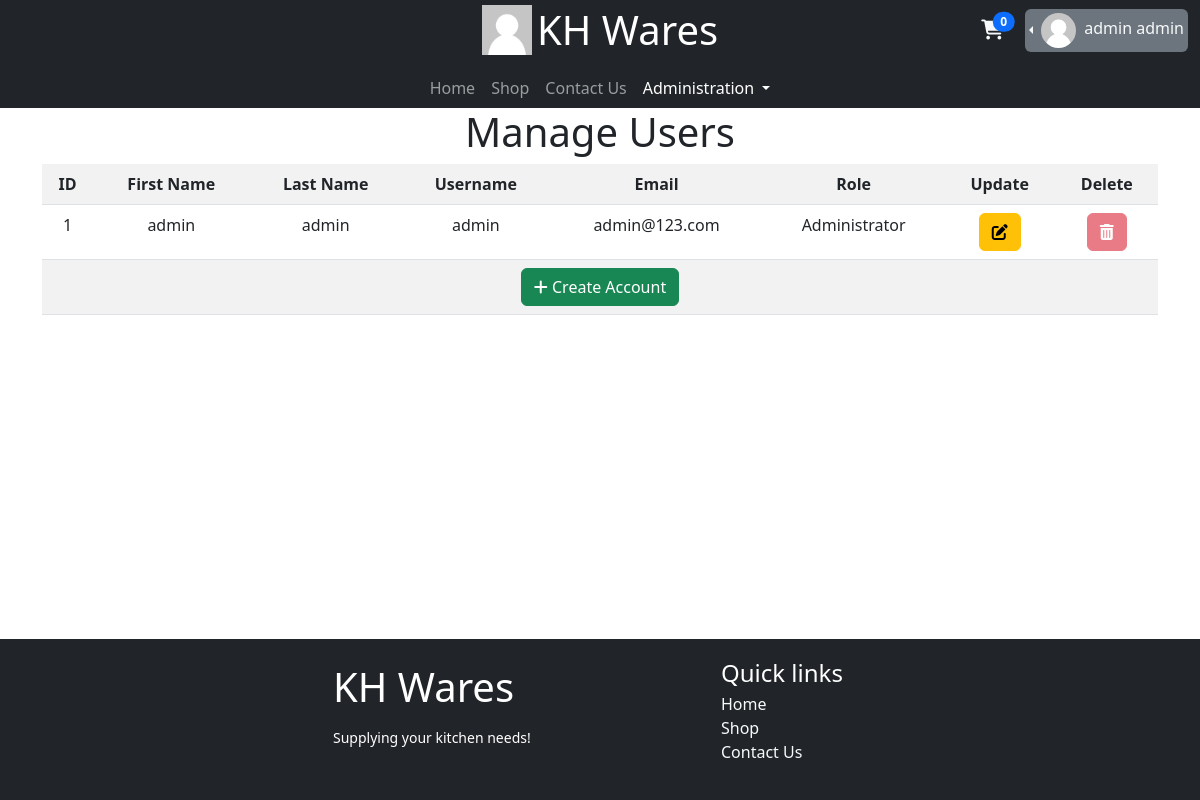
The page /admin (signed in) on the database its author committed.
### database_models/UserDBModel.py (models this page shows, shortened)
class User(db.Model, UserMixin):
    id = db.Column(db.Integer, primary_key=True)
    username = db.Column(db.String, unique=True, nullable=False)
    email = db.Column(db.String, unique=True, nullable=False)
    password = db.Column(db.String, nullable=False)
    role = db.Column(db.Integer, default=0)  # 0 - User, 1 - Employee, 2 - Admin
    cart = db.relationship("Cart", backref="user", uselist=False)
    order = db.relationship("Order", backref="user")
    f_name = db.Column(db.String, nullable=False)
    l_name = db.Column(db.String, nullable=False)
    reset_token = db.Column(db.String)
    profile_pic = db.Column(db.String, default="default.png")
    date_created = db.Column(db.DateTime(), default=func.now())
    totp_secret = db.Column(db.String)
    def get_role_str(self):
        match self.role:
            case 0:
                return "User"
            case 1:
                return "Employee"
            case 2:
                return "Administrator"

### routes/admin.py (the view)
@blueprint.route("/admin", methods=["GET", "POST"])
@flask_login.login_required
def admin():
    if flask_login.current_user.role < 1:
        helper_functions.flash_error("Permission Denied")
        return redirect(url_for('index.index'))
    else:
        match request.method:
            case "GET":
                users = get_all_users()
                return helper_functions.helper_render("admin.html", user_list=users,stats=UserStats())
            case "POST":
                pass

### app.py (called while the page is built)
@login_manager.user_loader
def user_loader(id):
    user = User.query.filter_by(id=id).first()
    return user

### database_models/UserDBModel.py (called while the page is built)
def get_all_users():
    users = db.session.execute(select(User)).all()
    return users

### helper_functions.py (called while the page is built)
def helper_render(template, **kwargs):
    if check_logged_in():
        user = flask_login.current_user
        if user.is_authenticated:
            return render_template(template, user=user, **kwargs)
    return render_template(template, **kwargs)

def check_logged_in():
    return flask_login.current_user.is_authenticated

### templates/admin.html (shortened to what this page needs)
{% extends 'base.html' %}
{% set active_page = "admin" %}
{% set subpage = "users" %}
{% block main %}
{% if user_list %}
<div class="container">
<h1 class="text-center">Manage Users</h1>
<table class="text-center table table-striped">
  <tr>
    <th>ID</th>
    <th>First Name</th>
    <th>Last Name</th>
    <th>Username</th>
    <th>Email</th>
    <th>Role</th>
    <th>Update</th>
    <th>Delete</th>
  </tr>
    {% for target in user_list %}
        <tr>
            <td>{{target[0].id}}</td>
            <td>{{target[0].f_name}}</td>
            <td>{{target[0].l_name}}</td>
            <td>{{target[0].username}}</td>
            <td>{{ target[0].email }}</td>
            <td>{{target[0].get_role_str()}}</td>
            <td>
                <a class="btn btn-warning {{ 'disabled' if (target[0].role > current_user.role) else '' }}" role="button" href="{{url_for('crud.update')}}?id={{target[0].id}}">
                    <i class="fas fa-edit"></i>
                </a>
            </td>
            <td>
                <button type="button" class="btn btn-danger {{ 'disabled' if ((target[0].id == current_user.id) or (target[0].role > current_user.role)) else '' }}" data-bs-toggle="modal" data-bs-target="#AdminUserDelete_{{ target[0].id }}">
                    <i class="fa-trash fa"></i>
                </button>
            </td>
        </tr>
    {% endfor %}
<tr>
    <td colspan="8">
        <a class="btn btn-success" role="button" href="{{url_for('admin.admin_create_account')}}"><i class="fa fa-plus"></i> Create Account</a>
    </td>
</tr>
</table>
</div>
{% endif %}
{% endblock %}

### templates/includes/navbar-2.html (shortened to what this page needs)
<nav class="navbar navbar-expand-lg navbar-dark bg-dark py-0">
    <div class="container-fluid d-block">
        <div class="row justify-content-center">
                <a class="col-sm-12 col-md-12 col-lg-4 text-center offset-lg-4 navbar-brand" href="{{ '#' if active_page == 'index' else url_for('index.index') }}">
                    <img src="{{ url_for('static', filename='profiles/default.png') }}" alt="" width="50" height="50" class="d-inline" >
                    <h1 class="d-inline m-0 align-middle">KH Wares</h1>
                </a>
                <div class="col-auto ms-auto my-auto">
                    {% if not current_user.is_authenticated %}
                        <a href="{{ url_for('crud.login' )}}" class="btn btn-primary align-middle" role="button">Login</a>
                        <a href="{{ url_for('crud.signup' )}}" class="btn btn-secondary align-middle" role="button">Sign Up</a>
                    {% else %}
                        <div>
                            <div class="d-inline-block me-1">
                                <a href="{{ url_for('cart.read_cart') }}" class="btn">
                                    <span class="position-relative top-0 start-100 translate-middle badge rounded-pill bg-primary" id="cart_badge">{{ current_user.cart.cart_items | length }}</span>
                                    <i class="fa-solid fa-cart-shopping text-light fa-lg"></i>
                                </a>
                            </div>
                            <div class="dropstart bg-secondary text-light p-1 rounded mt-auto d-inline-block">
                                <div class="dropdown-toggle" role="button" id="dropdownMenuLink" data-bs-toggle="dropdown">
                                    <img  src="{{url_for('static', filename='profiles/' + current_user.profile_pic)}}" height="35px" width="35px" class="rounded-circle me-1">
                                    <span class="text-light d-lg-inline-block d-none">{{ current_user.f_name }} {{ current_user.l_name }}</span>
                                </div>
                            </div>
                        </div>
                    {% endif %}
                </div>
                <div class="row pe-0">
                </div>
        </div>
        <div class="row justify-content-center">
            <div class="col-4 text-center">
                <div class="collapse navbar-collapse" id="navbarSupportedContent">
                    <ul class="navbar-nav mx-auto mb-2 mb-lg-0">
                    <li class="nav-item">
                        <a class="nav-link {{ 'active' if active_page == 'index' else '' }}" aria-current="page" href="{{ '#' if active_page == 'index' else url_for('index.index') }}">Home</a>
                    </li>
                    <li class="nav-item">
                        <a class="nav-link {{ 'active' if active_page == 'Shop' else '' }}" href="{{ url_for('Store.displayitem' )}}">Shop</a>
                    </li>
                    <li class="nav-item">
                        <a class="nav-link {{ 'active' if active_page == 'contact' else '' }}" href="{{ url_for('contact.contact_us_page') }}">Contact Us</a>
                    </li>
                    {% if current_user.is_authenticated and current_user.role >=1 %}
                        <li class="nav-item dropdown">
                            <a class="nav-link dropdown-toggle {{ 'active' if active_page == 'admin' else '' }}" href="#" id="AdminNavbarDropdown" role="button" data-bs-toggle="dropdown" aria-expanded="false">
                                Administration
                            </a>
                        </li>
                    {% endif %}
                    </ul>
                </div>
            </div>
        </div>
    </div>
  </nav>

### rows shown on the page
User: profile_pic (placeholder picture), f_name "admin", l_name "admin", id "1", username "admin", email "admin@123.com", role "Administrator"

### other values the page prints
{{ current_user.cart.cart_items | length }} "0"
